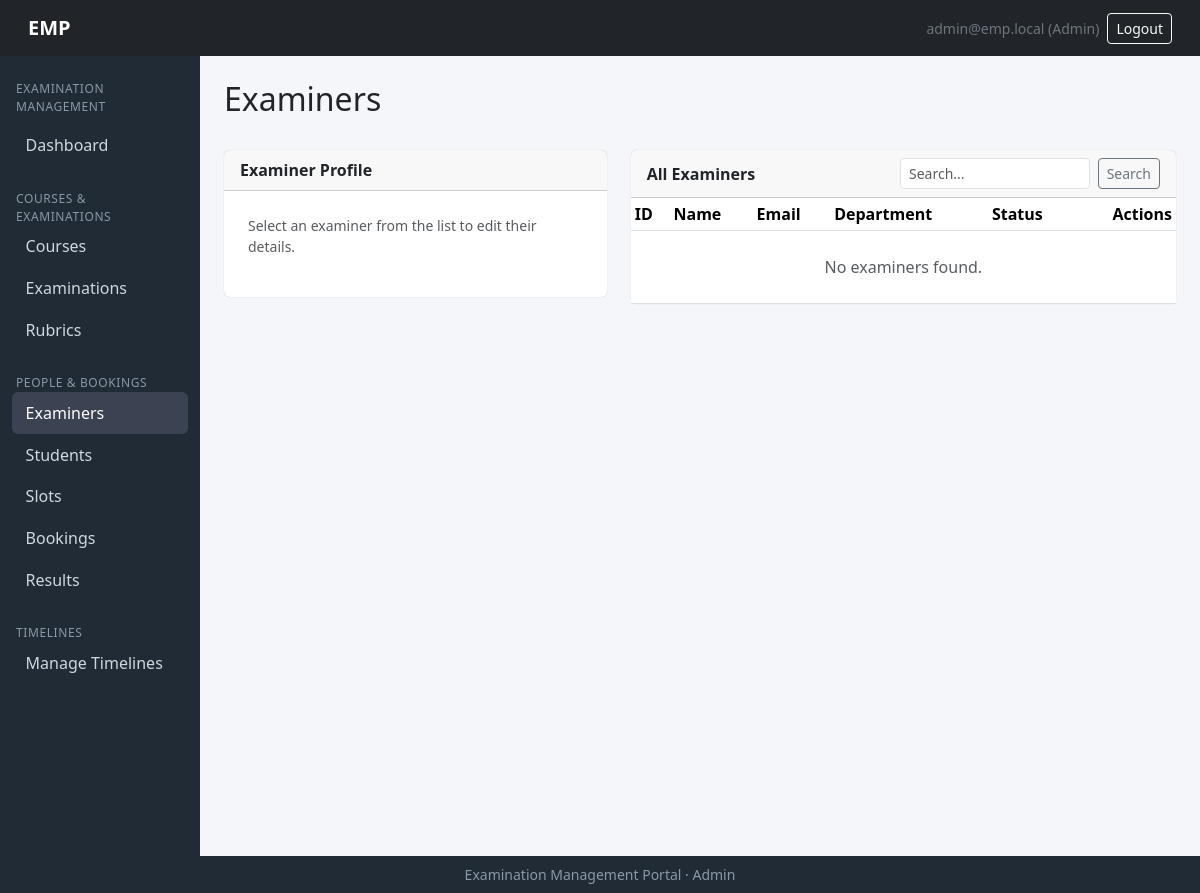
The app's page /admin/examiners (signed in), older data.
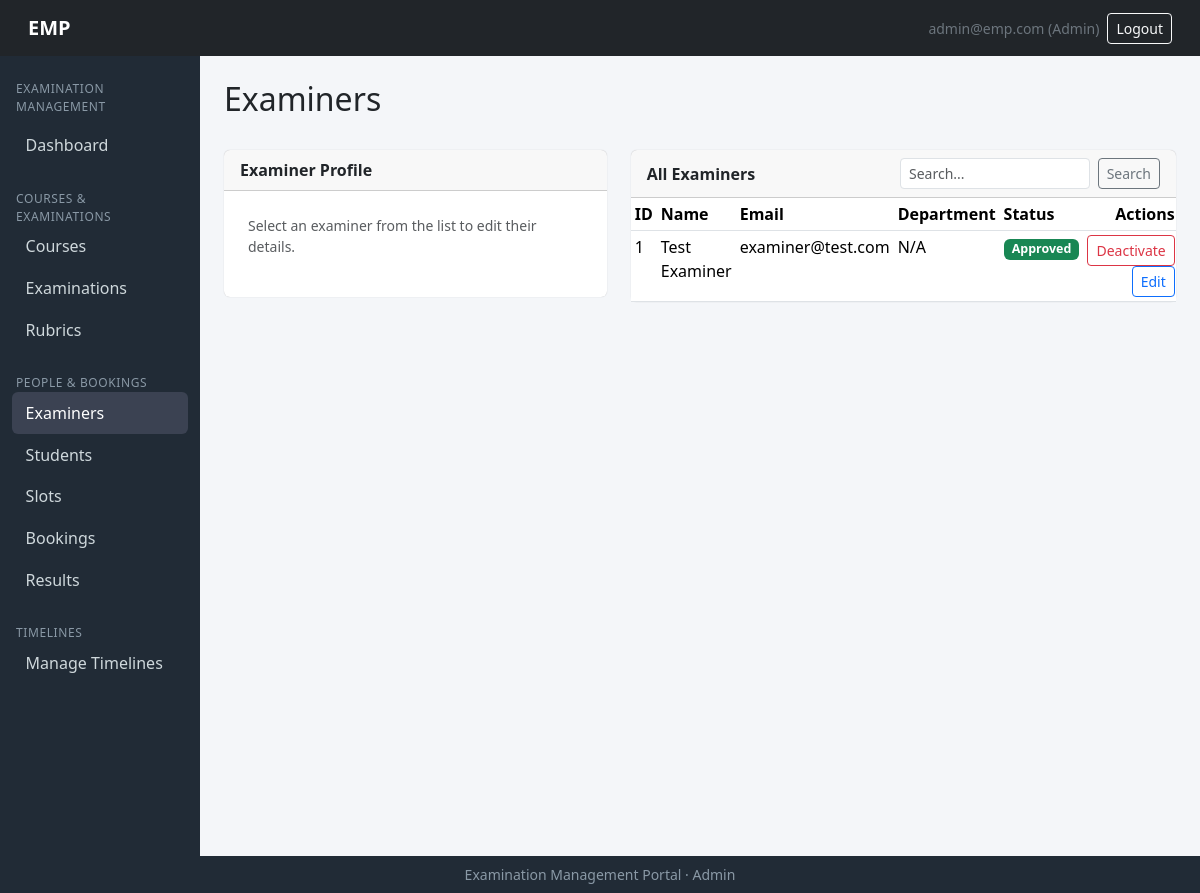
The same page, newer data.
### models/models.py (models this page shows, shortened)
class User(db.Model, UserMixin):
    __tablename__ = "users"
    id = db.Column(db.Integer, primary_key=True)
    email   = db.Column(db.String(120), unique=True, nullable=False, index=True)
    password_hash = db.Column(db.String(256), nullable=False)
    role = db.Column(db.String(20), nullable=False)   # admin | examiner | student
    is_active = db.Column(db.Boolean, default=True)
    created_at= db.Column(db.DateTime, default=datetime.utcnow)
    examiner=db.relationship("Examiner", backref="user", uselist=False)
    student  = db.relationship("Student", backref="user", uselist=False)
    admin  =db.relationship("Admin", backref="user", uselist=False)

class Examiner(db.Model):
    __tablename__ = "examiners"
    id  = db.Column(db.Integer, primary_key=True)
    user_id      =db.Column(db.Integer, db.ForeignKey("users.id"), unique=True, nullable=False)
    employee_id   = db.Column(db.String(50), unique=True, nullable=False)
    name   = db.Column(db.String(120), nullable=False)
    phone  = db.Column(db.String(30))
    department_id = db.Column(db.Integer, db.ForeignKey("departments.id"))
    status= db.Column(db.String(20), default="pending")  # pending|approved|rejected|inactive
    slots = db.relationship("ExaminationSlot", backref="examiner")
    evaluations = db.relationship("Evaluation", backref="examiner")

### routes/admin_routes.py (the view, shortened to what this page needs)
@admin_bp.route('/examiners', methods=['GET', 'POST'])
@login_required
def examiners():
    if not admin_only():
        return redirect(url_for('auth.login'))
    departments_options = [{'value': d.id, 'label': d.name} for d in Department.query.all()]
    q = request.args.get('q', '').strip()
    query = Examiner.query
    if q:
        query = query.filter((Examiner.name.ilike(f'%{q}%')) | (Examiner.employee_id.ilike(f'%{q}%')))
    return render_template('admin/examiners.html',
                           examiners=_examiner_view_data(query.all()),
                           departments_options=departments_options,
                           edit=None,
                           q=q)

### app.py (called while the page is built)
@login_manager.user_loader
def load_user(user_id):
    return User.query.get(int(user_id))

### routes/admin_routes.py (called while the page is built)
def admin_only():
    if current_user.role != 'admin':
        flash('Access denied.', 'danger')
        return False
    return True

def _examiner_view_data(examiners):
    return [{
        'id': ex.id,
        'name': ex.name,
        'email':ex.user.email if ex.user else '',
        'department':  ex.department.name if ex.department else 'N/A',
        'status': ex.status.capitalize()
    } for ex in examiners ]

### templates/admin/examiners.html (shortened to what the changed rows need)
{% extends "admin/base_admin.html" %}
{% import "admin/_macros.html" as macros %}
{% import "admin/_status.html" as status %}
{% block content %}
<div class="d-flex justify-content-between align-items-center mb-4">
    <h2>Examiners</h2>
</div>
<div class="row g-4">
    <div class="col-lg-7">
        <div class="card">
            <div class="table-responsive">
                <table class="table table-sm table-hover mb-0">
                    <thead>
                        <tr>
                            <th>ID</th>
                            <th>Name</th>
                            <th>Email</th>
                            <th>Department</th>
                            <th>Status</th>
                            <th class="text-end">Actions</th>
                        </tr>
                    </thead>
                    <tbody>
                        {% for e in examiners %}
                            <tr>
                                <td>{{ e.id }}</td>
                                <td>{{ e.name }}</td>
                                <td>{{ e.email }}</td>
                                <td>{{ e.department }}</td>
                                <td>{{ status.status_badge(e.status) }}</td>
                                <td class="text-end">
                                    {% if e.status == 'Approved' %}
                                    <form method="POST" action="{{ url_for('admin.examiner_deactivate', examiner_id=e.id) }}" class="d-inline mb-1"
                                              onsubmit="return confirm('Deactivate this examiner?')">
                                            <button type="submit" class="btn btn-sm btn-outline-danger">Deactivate</button>
                                        </form>
                                    {% endif %}
                                    <a class="btn btn-sm btn-outline-primary" href="{{ url_for('admin.examiner_edit', examiner_id=e.id) }}">Edit</a>
                                </td>
                            </tr>
                        {% else %}
                            <tr><td colspan="6" class="text-center text-muted py-4">No examiners found.</td></tr>
                        {% endfor %}
                    </tbody>
                </table>
            </div>
        </div>
    </div>
</div>
{% endblock %}

### templates/admin/_status.html
{% macro status_badge(status) %}
{% set m = {
  'Draft':'secondary',
  'Slot Creation':'info',
  'Booking Open':'primary',
  'Closed':'warning',
  'Completed':'success',
  'Available':'success',
  'Full':'danger',
  'Cancelled':'dark',
  'Completed':'success',
  'Booked':'primary',
  'Cancelled':'dark',
  'Completed':'success',
  'Active':'success',
  'Inactive':'secondary',
  'Pending':'warning',
  'Approved':'success',
  'Rejected':'danger',
  'Open':'success',
  'Closed':'danger'
} %}
{% set color = m.get(status, 'secondary') %}
<span class="badge bg-{{ color }} badge-status">{{ status }}</span>
{% endmacro %}

### templates/base.html (shortened to what this page needs)
<!DOCTYPE html>
<html lang="en">
<head>
    <link href="https://cdn.jsdelivr.net/npm/bootstrap@5.3.3/dist/css/bootstrap.min.css" rel="stylesheet">
</head>
<body class="d-flex flex-column min-vh-100">
<nav class="navbar navbar-dark bg-dark px-3">
    <div class="container-fluid">
        <a class="navbar-brand" href="{{ url_for('auth.home') }}">EMP</a>
        <div class="d-flex align-items-center gap-2">
            {% if current_user.is_authenticated %}
                <span class="text-secondary small d-none d-sm-inline">{{ current_user.email }} ({{ current_user.role|capitalize }})</span>
                <a class="btn btn-outline-light btn-sm" href="{{ url_for('auth.logout') }}">Logout</a>
            {% endif %}
        </div>
    </div>
</nav>
<div class="container-fluid flex-grow-1">
    <div class="row">
        {% block sidebar %}
        <nav class="col-md-2 col-lg-2 sidebar d-none d-md-block py-3">
            {% block nav_links %}{% endblock %}
        </nav>
        {% endblock %}
        <main class="col-md-10 col-lg-10 p-4">
            {% block content %}{% endblock %}
        </main>
    </div>
</div>
<footer class="footer text-center py-2 mt-auto small">
    Examination Management Portal &middot; {{ current_user.role|capitalize if current_user.is_authenticated else '' }}
</footer>
</body>
</html>

Row changes from the older to the newer data that the page shows:
changed User "Admin": email "admin@emp.local" → "admin@emp.com"
added Examiner: id "1", name "Test Examiner", email "examiner@test.com", department "N/A", status "Approved"
Text that changed along with them:
text no longer shown: "No examiners found."
